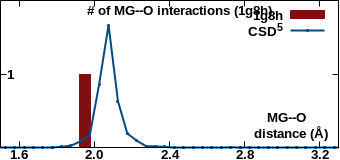

This figure's gnuplot source:
set encoding iso_8859_1
set terminal pngcairo transparent enhanced size 340, 160 font "Arial Bold,10"
set output "neighborhood_temp2/1g8h/MG--O.png"
set lmargin at screen 0.00
set bmargin at screen 0.08
set rmargin at screen 0.995
set tmargin at screen 1.00
set xrange [1.5:3.3]
set format x "%3.1f"
set xtics 1.6,0.4,3.2
set xtics offset 0,graph 0.065
set yrange [0:1468.8]
unset ytics
set y2range [0:2]
set y2tics 1,1,1
set y2tics offset -49,graph 0.00
set y2tics mirror
set view 80,45
set key top right
set boxwidth 0.06
set style fill solid 1.0
set xlabel "MG--O \n distance (\305)" offset 17,4.4
set y2label "# of MG--O interactions (1g8h)" offset -40,4 rotate by 0
plot "-" using ($1+0.05):2 with boxes lc rgb "#801010" axis x1y2 title "1g8h", \
     "neighborhood_temp2/csd_metal_distances/MG--O.csv" using ($1+0.025):2 with linespoints linewidth 2 pointtype 7 pointsize 0.2 lc rgb "#074a7e" title "CSD^{5}" axis x1y1
1.9	1
e
